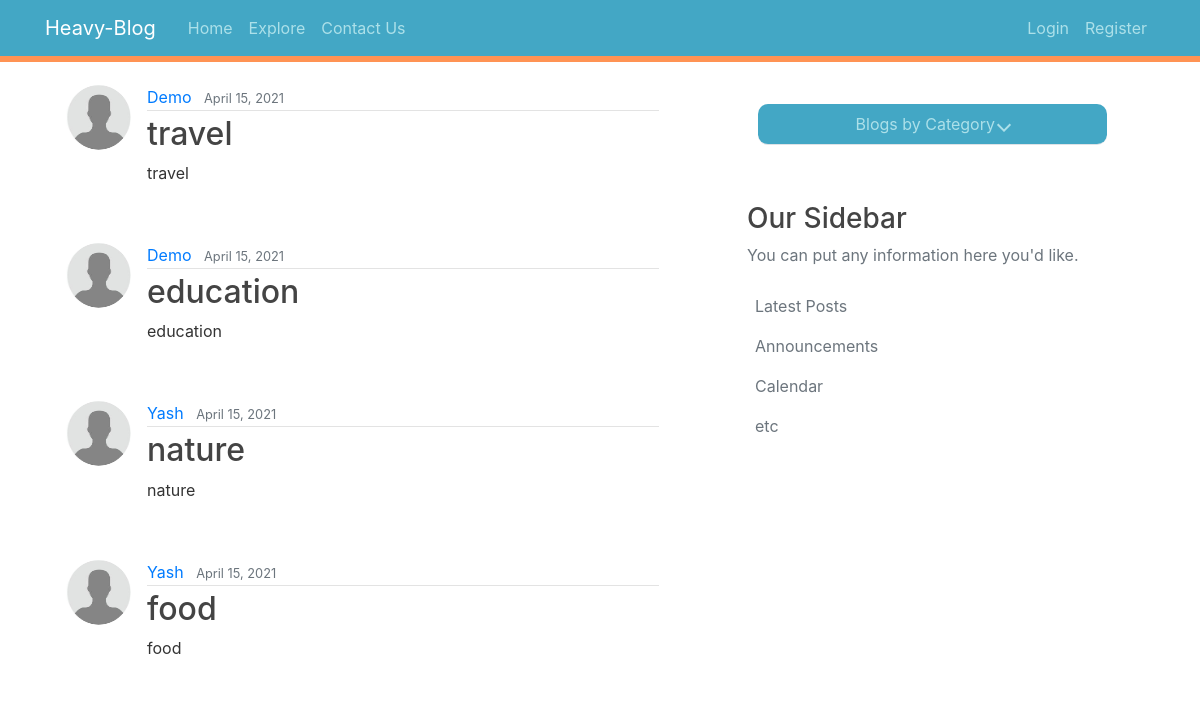
/explore/, run on an earlier commit of the app's database.
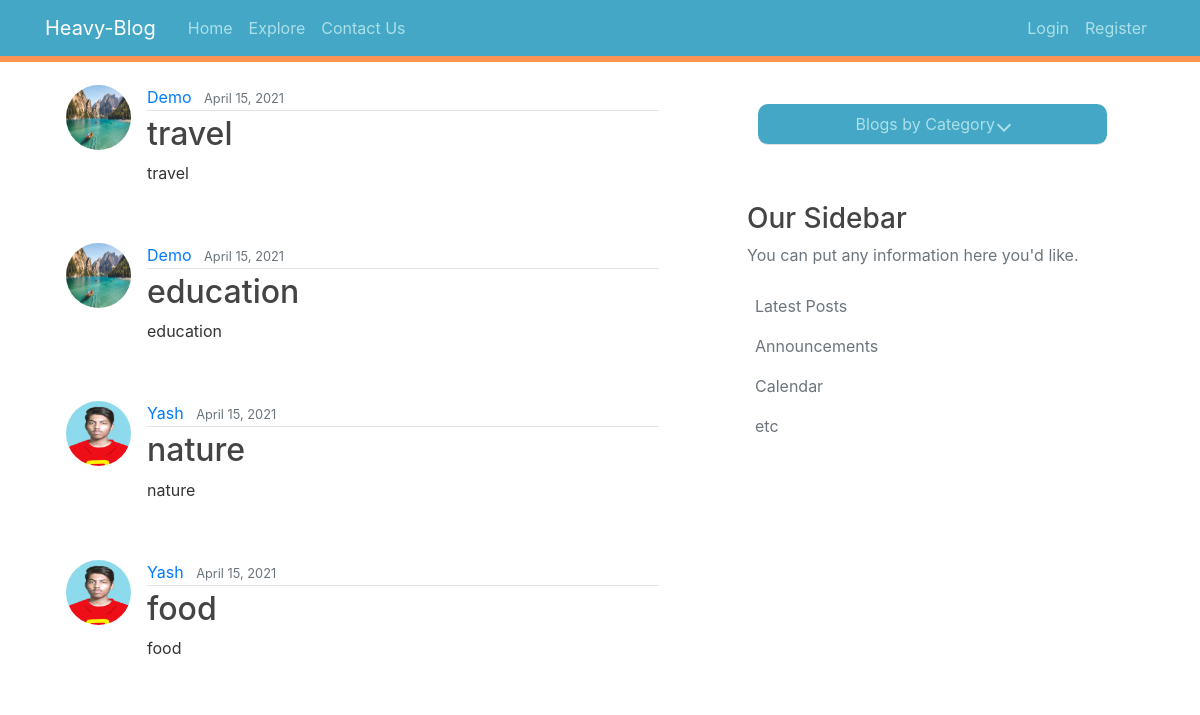
And on a later commit of the database.
### blog/models.py (models this page shows, shortened)
class Post(models.Model):
    title = models.CharField(max_length=100)
    content = models.TextField(null=True)
    privacy = models.TextChoices('prv','Public Private')
    privacy = models.CharField(default='Public' , max_length=20, choices=privacy.choices)
    category = models.TextChoices('cat','---Select--- Food Music Nature Education Wedding Travel Movie Car Project Photography Other')
    category = models.CharField(default ='---Select---',max_length=20, choices=category.choices)
    date_posted = models.DateTimeField(default=timezone.now)
    author = models.ForeignKey(User, on_delete=models.CASCADE)

### users/models.py (models this page shows, shortened)
class Profile(models.Model):
    user = models.OneToOneField(User, on_delete=models.CASCADE)
    image = models.ImageField(default='default.jpg', upload_to='profile_pics')

### blog/views.py (the view)
# urls.py: path('explore/', views.ExplorePostListView.as_view(), name='explore'),
class ExplorePostListView(ListView):
    model = Post
    context_object_name = 'posts'
    template_name = 'blog/explore.html'
    ordering = ['-date_posted']

### blog/templates/blog/explore.html (shortened to what this page needs)
{% extends "blog/base.html" %}
{% block content %}
    {% for post in posts %}
    {% if post.author == user and post.privacy == 'Public' %}
    <!-- <article class="media content-section">
      <img class="rounded-circle article-img" src="{{ post.author.profile.image.url }}">
        <div class="media-body">
          <div class="article-metadata">
            <a class="mr-2" href="{% url 'user-posts' post.author.username %}">{{ post.author }}</a>
            <small class="text-muted">{{ post.date_posted|date:"F d, Y" }}</small>
          </div>
          <h2><a class="article-title" href="{% url 'post-detail' post.id %}">{{ post.title }}</a></h2>
          <p class="article-content">{{ post.content }}</p>
        </div>
      </article> -->
    {% elif post.privacy == 'Public' %}
      <article class="media content-section">
        <img class="rounded-circle article-img" src="{{ post.author.profile.image.url }}">
          <div class="media-body">
            <div class="article-metadata">
              <a class="mr-2" href="{% url 'user-posts' post.author.username %}">{{ post.author }}</a>
              <small class="text-muted">{{ post.date_posted|date:"F d, Y" }}</small>
            </div>
            <h2><a class="article-title" href="{% url 'post-detail' post.id %}">{{ post.title }}</a></h2>
            <p class="article-content">{{ post.content }}</p>
          </div>
        </article>
    {% endif %}
    {% endfor %}
{% endblock content %}

What changed in the data, as far as the page shows it:
changed through a linked row, Post "travel": author.profile.image: picture added in place of a placeholder
changed through a linked row, Post "education": author.profile.image: picture added in place of a placeholder
changed through a linked row, Post "nature": author.profile.image: picture added in place of a placeholder
changed through a linked row, Post "food": author.profile.image: picture added in place of a placeholder
